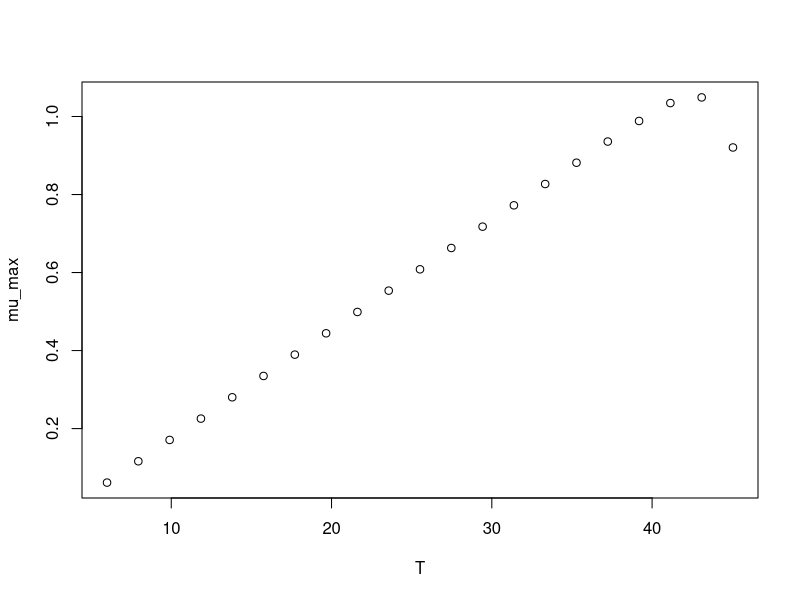

Reproduce this figure in R.
#############################
# start of Parameter script
#############################
T <- seq(5.99400599400599,45.045,length.out=21)
#############################
# end of Parameter script
#############################
############################# 
# start of Model script Gropin ID 354 
#############################
 
# constant coefficients for this model
 
variables <- data.frame(T)
argumentsPar <- expand.grid(variables)
 
# heart of the model
response_surface <- function(T) {
   mumax <-0.0280*(T-3.7942)*(1-exp(0.7524*(T-47.1646)))

return(mumax=mumax)
} 

# output parameters
mumax <- cbind(argumentsPar,response_surface(argumentsPar['T']))
colnames(mumax) <- c(colnames(argumentsPar),'mumax')
#############################
# End of Model script
#############################
############################# 
# start of Visualisation script Gropin ID 354 
#############################
plot(T,mumax$mumax,
                          xlab='T',
                          ylab='mu_max')
#############################
# End of Visualisation script
#############################
